Frame 1 (no input): blank canvas, image omitted
Frame 60 (the mouse pressed at the canvas centre just before this capture): blank canvas, image omitted
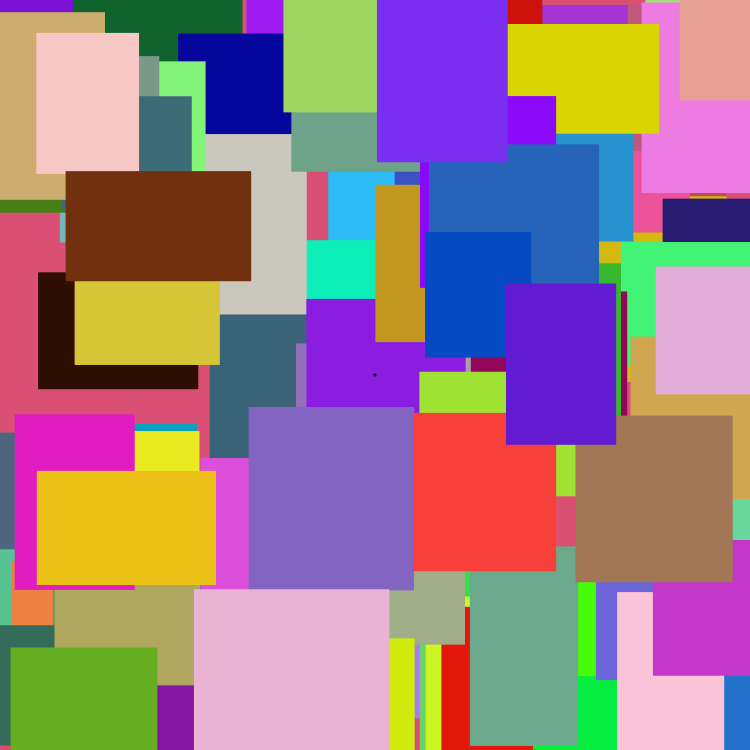
Frame 120 (the mouse held since frame 60 and released just before this capture)

The Processing sketch whose frames 1 and 60 were blank and that drew this single picture after the mouse press (run headless with seeded random() and noise(); from frame 60 on, the mouse is pressed at the canvas centre):

// Processing sketch: processing_164589
// ── processing_164589.pde

float widt = 750;
float tSize = 50;
color tCol = color(120);//color(200,100,100);
color col = color(120);
float tRad = 100;
int nTargets;
int lastClick;
int maskDrawn = 10000;
int time;
int stimDur = 100;
int maskDur = 1500;
String periphLoc = "";

void setup(){
  size(750,750);
  lastClick = -3000;
}

void draw(){
  time = millis()-lastClick;
  if(time > stimDur && time < stimDur+maskDur && time<maskDrawn){
    drawMask();
    maskDrawn = time;
  }else if(time>stimDur+maskDur){
    waitScreen();
  }
}

void drawStim(){
  background(100);
  drawPeriphTarget();
  drawCentralTargets();
  noStroke();
  fill(0);
  ellipse(widt/2.,widt/2.,3,3);
}

void drawMask(){
  background(color(random(255),random(255),random(255)));
  for(int i=0;i<100;i++){
    drawRandRect();
  }
  noStroke();
  fill(0);
  ellipse(widt/2.,widt/2.,3,3);
}

void waitScreen(){
  background(100);
  noStroke();
  fill(0);
  ellipse(widt/2.,widt/2.,3,3);
  if(time<stimDur+maskDur+1200){
    String infoC = str(nTargets) + " central targets";
    String infoP = "Periph in " + periphLoc;
    textSize(20);
    text(infoC,300,400);
    text(infoP,300,440);
  }
}

void drawRandRect(){
  noStroke();
  fill(color(random(255),random(255),random(255)));
  rect(random(widt)-50,random(widt)-50,random(100)+100,random(100)+100);
}

void drawPeriphTarget(){
  int rando = floor(random(3.99));
  float x = -1000;
  float y = -1000;
  if(rando == 0){
    x = 30;
    y = 30;
    periphLoc = "top left";
  }else if(rando == 1){
    x = 720;
    y = 30;
    periphLoc = "top right";
  }else if(rando == 2){
    x = 720;
    y = 720;
    periphLoc = "bottom right";
  }else if(rando==3){
    x = 30;
    y=720;
    periphLoc = "bottom left";
  }
  noStroke();
  fill(tCol);
  ellipse(x,y,tSize,tSize);
}

void drawCentralTargets(){
  float[] xs = {0,0,0,0,0,0};
  float[] ys = {0,0,0,0,0,0};
  nTargets = floor(random(6.99));
  float x = 0;
  float y = 0;
  noStroke();
  fill(col);
  pushMatrix();
  translate(widt/2.,widt/2.);
  for(int i=0;i<nTargets;i++){
    boolean pass = false;
    while(!pass){
      pass = true;
      x = random(-tRad,tRad);
      y = random(-tRad,tRad);
      for(int j=0;j<i;j++){
        if(sqrt(sq(x-xs[j])+sq(y-ys[j]))<tSize){
          pass = false;
        }
      }
      xs[i] = x;
      ys[i] = y;
    }
    ellipse(x,y,tSize,tSize);
  }
  popMatrix();
}

void mousePressed(){
  lastClick = millis();
  maskDrawn = maskDur*3;//just resetting it
  drawStim();
}
